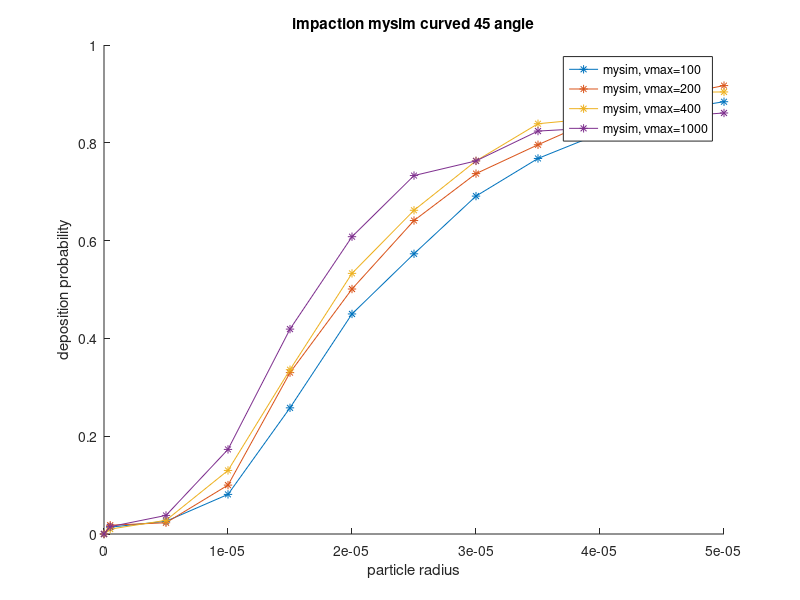

Write the MATLAB code that produced this figure. (Note: this script raises an error after producing the figure.)
% most taken from lambert

log_plot = false;

pi = 3.142

g = 9.81;   %m/s^2
C = 1.0;
rho = 1.2;
rho_p = 1200;
r_p = 30.e-6; %2.5,10,30 um
L = 5.3e-2; %1cm
phi = 0.;
mu = 1.2*1.7e-5;    %m^2/s
R = 0.5e-2; % 0.5cm
v_100 = 50e-2;%99.20e-2 * 4;   %cm/s average velocity
v_200 = 100e-2;%99.20e-2 * 4;   %cm/s average velocity
v_400 = 200e-2;%99.20e-2 * 4;   %cm/s average velocity
v_1000 = 500e-2;%99.20e-2 * 4;   %cm/s average velocity
pi = 3.142;
theta = pi/4;

%r_p = linspace(0e-6,20e-6,11)
%r_p = linspace(0e-6,50e-6,1001)
r_p = [0 1 10 20 30 40 50 60 70 80 90 100]*0.5e-6;

St_100 = C*rho_p.*r_p.*r_p*v_100/(9*mu*R);
St_200 = C*rho_p.*r_p.*r_p*v_200/(9*mu*R);
St_400 = C*rho_p.*r_p.*r_p*v_400/(9*mu*R);
St_1000 = C*rho_p.*r_p.*r_p*v_1000/(9*mu*R);

% straight - bdy - 45 - 100cm/s
% 0 1 2 3 4 5 6 7 8 9 10 20 25 30 40 50 60 70 80 90
%prob_exp_1 = [0 0.014 0.014 0.009 0.019 0.016 0.020 0.025 0.017 0.018 0.026 0.081 0.258 0.432 0.536 0.648 0.731 0.777 0.817 0.836]
% 0 1 10 20 25 30 40 50 60 70 80 90 100
prob_exp_100 = [0 0.014 0.026 0.081 0.258 0.450 0.573 0.691 0.768 0.819 0.864 0.884];
prob_exp_200 = [0 0.018 0.023 0.100 0.330 0.501 0.641 0.737 0.796 0.852 0.892 0.917];
prob_exp_400 = [0 0.010 0.028 0.130 0.336 0.533 0.662 0.763 0.839 0.851 0.903  0.904];
prob_exp_1000 = [0 0.015 0.038 0.173 0.419 0.608 0.733 0.763 0.824 0.831 0.852 0.861];



%%


% what particle radius corrsponds to stk=1
r_p_stk_1 = sqrt(9*mu*R/(C*rho_p)); 
% what particle radius corrsponds to stk=0.001
r_p_stk_0001 = sqrt(0.001*9*mu*R/(C*rho_p)); 



close all
figure
hold on
plot(r_p,prob_exp_100,'*-')
plot(r_p,prob_exp_200,'*-')
plot(r_p,prob_exp_400,'*-')
plot(r_p,prob_exp_1000,'*-')
xlabel('particle radius');
ylabel('deposition probability');
title('impaction mysim curved 45 angle')
legend('mysim, vmax=100','mysim, vmax=200','mysim, vmax=400','mysim, vmax=1000')
ax = gca;
ax.XAxis.Exponent = -6;
ylim([0 1.5])
% make line at stk = 1
yL = get(gca,'YLim');
line([r_p_stk_1 r_p_stk_1],yL,'Color','k');

% log plot
if(log_plot)
    set(gca,'xscale','log');
    set(gca,'yscale','log');
    xlim([r_p_stk_0001 max(r_p)])
end


%impaction
figure
plot(St_100,prob_exp_100,'*-')
hold on
plot(St_200,prob_exp_200,'*-')
plot(St_400,prob_exp_400,'*-')
plot(St_1000,prob_exp_1000,'*-')
xlabel('Stk');
ylabel('deposition probability');
title('impaction mysim curved 45 angle')
legend('mysim, vmax=100','mysim, vmax=200','mysim, vmax=400','mysim, vmax=1000')
ylim([0 1.5])
% make line at stk = 1
yL = get(gca,'YLim');
line([1 1],yL,'Color','k');

% log plot
if(log_plot)
    set(gca,'xscale','log');
    set(gca,'yscale','log');
    xlim([1e-3 max(St)])
end


%impaction
figure
plot(St_100,prob_exp_100,'*-')
hold on
plot(St_200,prob_exp_200,'*-')
plot(St_400,prob_exp_400,'*-')
plot(St_1000,prob_exp_1000,'*-')
xlabel('Stk');
ylabel('deposition probability');
title('impaction mysim curved 45 angle')
legend('mysim, vmax=100','mysim, vmax=200','mysim, vmax=400','mysim, vmax=1000')
xlim([0 0.3])
ylim([0 1.0])
xL = get(gca,'XLim');
line([1 1],xL,'Color','k');

% log plot
if(log_plot)
    set(gca,'xscale','log');
    set(gca,'yscale','log');
    xlim([1e-3 0.3])
end